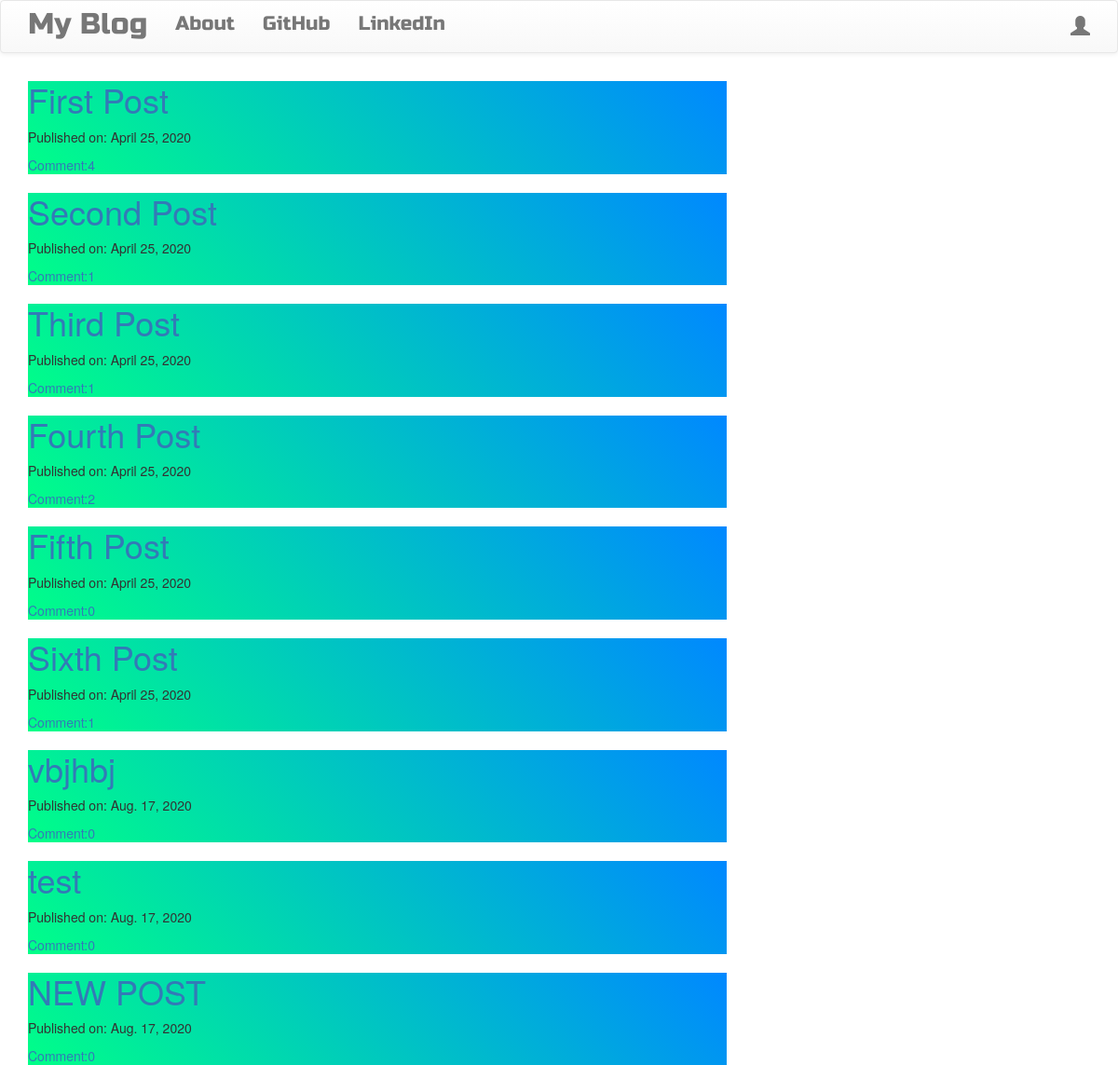
The page / on the database its author committed.
### blog/models.py (models this page shows, shortened)
class Post(models.Model):
    author = models.ForeignKey('auth.User',on_delete=models.CASCADE) #Builtin User table's userid is fk to Post Table
    title = models.CharField(max_length = 256)
    content = models.TextField()
    created_date = models.DateField(default = timezone.now)
    published_date = models.DateField(blank=True, null=True)
    def approve_comments(self):
        return self.comments.filter(is_approved=True)

### blog/views.py (the view)
# urls.py: url(r'^$', views.PostListView.as_view(template_name = 'blog/post_list.html'), name='post_list'),
class PostListView(ListView):
    model = Post
    context_object_name='post_list'
    def get_queryset(self):
         return Post.objects.filter(published_date__lte=timezone.now()).order_by('published_date')

### blog/templates/blog/post_list.html
{% extends "blog/base.html" %}
{% block content %}
<div class="centerstage">
    {% for post in post_list %}
    <div class="post loader">
      <h1><a href="{% url 'blog:post_detail' pk=post.pk %}">{{post.title}}</a></h1>
      <div class="date">
        <p>Published on: {{post.published_date}}</p>
      </div>
      <a href="{% url 'blog:post_detail' pk=post.pk %}">Comment:{{ post.approve_comments.count }}</a>
    </div>
    {% endfor %}
</div>
{% endblock %}

### blog/templates/blog/base.html (shortened to what this page needs)
<!DOCTYPE html>
{% load static %}
<html lang="en" dir="ltr">
  <head>
    <link rel="stylesheet" href="https://maxcdn.bootstrapcdn.com/bootstrap/3.3.7/css/bootstrap.min.css">
    <link rel="stylesheet" href="https://maxcdn.bootstrapcdn.com/bootstrap/3.3.7/css/bootstrap-theme.min.css">
    <link rel="stylesheet" href="//cdn.jsdelivr.net/npm/medium-editor@latest/dist/css/medium-editor.min.css" type="text/css" media="screen" charset="utf-8">
    <link rel="stylesheet" href="//cdn.jsdelivr.net/npm/medium-editor@latest/dist/css/medium-editor.min.css" type="text/css" media="screen" charset="utf-8">
    <link rel="stylesheet" href="{%static 'css/blog.css'%}">
  </head>
  <body>
    <nav class="navbar navbar-default techfonts custom-navbar">
      <div class="container">
        <ul class="nav navbar-nav">
          <li><a class="navbar-brand bigbrand" href="{% url 'blog:post_list' %}">My Blog</a></li>
          <li><a class="navbar-link" href="{% url 'blog:about' %}">About</a></li>
          <li><a class="navbar-link" href="https://www.github.com">GitHub</a></li>
          <li><a class="navbar-link" href="https://www.linkedin.com">LinkedIn</a></li>
        </ul>
        <ul class="nav navbar-nav navbar-right">
          {% if user.is_authenticated %}
          <li><a href="{% url 'blog:post_new' %}">Create</a></li>
          <li><a href="{% url 'blog:post_draft_list' %}">Drafts</a></li>
          <li><a href="{% url 'logout' %}">Logout</a></li>
          <li><a >Welcome: {{ user.username }}</a></li>
          {% else %}
          <li><a href="{% url 'login' %}"><span class="glyphicon glyphicon-user"></span></a></li>
          {% endif %}
        </ul>
      </div>
    </nav>
    <div class="container">
      <div class="row">
        <div class="col-md-8">
          <div class="blog_post">
            {% block content %}
            {% endblock %}
          </div>
        </div>
      </div>
    </div>
  </body>
</html>

### blog/static/css/blog.css (style rules this page uses)
.techfonts { font-family: 'Russo One', sans-serif; font-size: 1.5em; margin-bottom: 10px; }
.bigbrand { font-size: 1.5em; }
.centerstage { margin-left: auto; margin-right: auto; }
.loader { filter:hue-rotate(0deg); background:linear-gradient(45deg,#0f8,#08f); animation:hue 10000ms infinite linear; }

### rows shown on the page
Post: title "First Post", published_date "April 25, 2020", approve_comments.count "4"
Post: title "Second Post", published_date "April 25, 2020", approve_comments.count "1"
Post: title "Third Post", published_date "April 25, 2020", approve_comments.count "1"
Post: title "Fourth Post", published_date "April 25, 2020", approve_comments.count "2"
Post: title "Fifth Post", published_date "April 25, 2020", approve_comments.count "0"
Post: title "Sixth Post", published_date "April 25, 2020", approve_comments.count "1"
Post: title "vbjhbj", published_date "Aug. 17, 2020", approve_comments.count "0"
Post: title "test", published_date "Aug. 17, 2020", approve_comments.count "0"
Post: title "NEW POST", published_date "Aug. 17, 2020", approve_comments.count "0"
